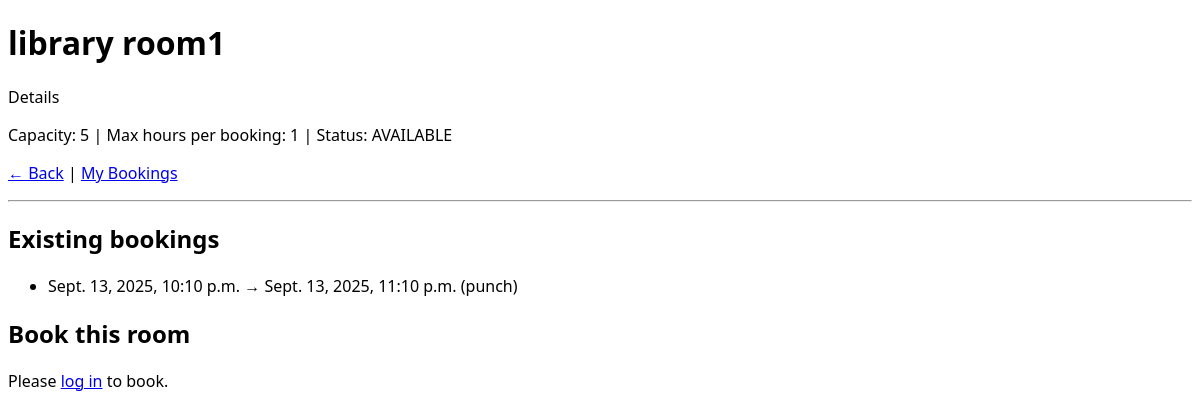
The app's page /room/1/, older data.
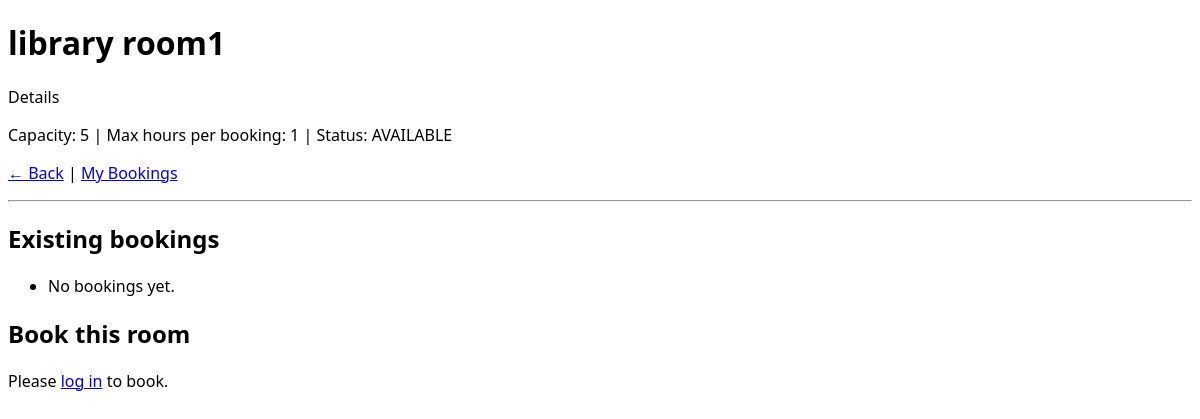
The same page, newer data.
### booking/models.py (models this page shows, shortened)
class Room(models.Model):
    name = models.CharField(max_length=100)
    capacity = models.IntegerField(default=0)
    max_hours = models.IntegerField(default=1)
    status = models.CharField(max_length=20, default="AVAILABLE")
    image = models.ImageField(upload_to="rooms/", null=True, blank=True)

class Booking(models.Model):
    room = models.ForeignKey(Room, on_delete=models.CASCADE)
    user = models.ForeignKey(User, on_delete=models.CASCADE)
    start_time = models.DateTimeField()
    end_time = models.DateTimeField()

### booking/views.py (the view)
# urls.py: path("room/<int:room_id>/", views.room_detail, name="room_detail"),
def room_detail(request, room_id):
    room = get_object_or_404(Room, pk=room_id)
    bookings = Booking.objects.filter(room=room)
    if request.method == "POST":
        if not request.user.is_authenticated:
            return redirect(f"{reverse('login')}?next={request.path}")
        instance = Booking(room_id=room.id, user_id=request.user.id)
        form = BookingForm(request.POST, instance=instance)
        if form.is_valid():
            try:
                form.save()
                return redirect("room_detail", room_id=room.id)
            except Exception as e:
                form.add_error(None, str(e))
    else:
        instance = Booking(room_id=room.id, user_id=request.user.id if request.user.is_authenticated else None)
        form = BookingForm(instance=instance)
    return render(request, "booking/room_detail.html", {
        "room": room,
        "bookings": bookings,
        "form": form
    })

### booking/templates/booking/room_detail.html (shortened to what this page needs)
<!DOCTYPE html>
<html lang="en">
<head>
</head>
<body>
  <h1>{{ room.name }}</h1>
  <p1>Details</p1>
  <p>
    Capacity: {{ room.capacity }} |
    Max hours per booking: {{ room.max_hours }} |
    Status: {{ room.status }}
  </p>
  <p><a href="/">← Back</a>  |  <a href="{% url 'mine' %}">My Bookings</a></p>
<hr>
  <h2>Existing bookings</h2>
  <ul>
    {% for b in bookings %}
      <li>{{ b.start_time }} → {{ b.end_time }} ({{ b.user.username }})</li>
    {% empty %}
      <li>No bookings yet.</li>
    {% endfor %}
  </ul>
  <h2>Book this room</h2>
  {% if room.status != "AVAILABLE" %}
    <div class="msg err">This room is currently unavailable for booking.</div>
  {% else %}
    {% if user.is_authenticated %}
      {% if form.non_field_errors %}
        <div class="msg err">{{ form.non_field_errors }}</div>
      {% endif %}
      <form method="post">
        {% csrf_token %}
        {{ form.as_p }}
        <button type="submit">Book</button>
      </form>
    {% else %}
      <p>Please <a href="{% url 'login' %}?next={{ request.path }}">log in</a> to book.</p>
    {% endif %}
  {% endif %}
</body>
</html>

### booking/templates/booking/room_detail.html (style rules this page uses)
body { font-family:system-ui,Segoe UI,Roboto,Arial }

Row changes from the older to the newer data that the page shows:
removed Booking: start_time "Sept. 13, 2025, 10:10 p.m.", end_time "Sept. 13, 2025, 11:10 p.m.", user.username "punch"
Text that changed along with them:
text now shown: "No bookings yet."
